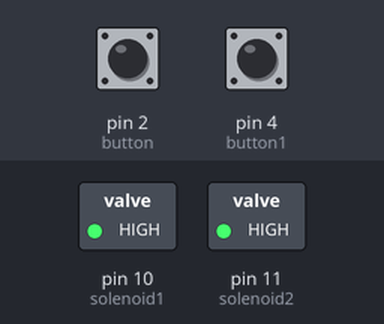
This sketch was run on a simulated Arduino Uno, built with avr-gcc and run on an emulated ATmega328P. On the bench: switched loads named in the sketch (green lamp = pin HIGH). Inputs (shaded band) come from the test bench; at power-on: pin 2 (button) LOW, pin 4 (button1) LOW.

Above: at 0.1 s.
Timing chart, 0 to 1.6 s (numbered marks = the images above):
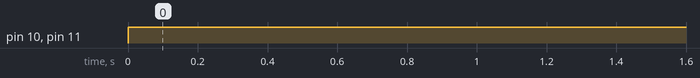

Measured:
- by itself, pin 10 (solenoid1), pin 11 (solenoid2): LOW → HIGH at 0.00 s

The sketch:

2g_dsm_shift_controller.ino
```cpp
//2button transmission controller
int button = 2;     // Gear 1
int button1 = 4;     // Gear 2
int solenoid1 = 10;
int solenoid2 = 11;
int pressCount = 1;
int count = 0;
int buttonstate1=0;
int buttonstate2=0;

void setup(){
  pinMode(solenoid1,OUTPUT);
  pinMode(solenoid2,OUTPUT);
  pinMode(button,INPUT);
  pinMode(button1,INPUT);
}

void loop(){
  buttonstate1 = digitalRead(button);
  buttonstate2 = digitalRead(button1);

  if (buttonstate1 == HIGH && pressCount < 4){
   pressCount=(count + 1);
  }
  if(buttonstate2 == HIGH && pressCount > 1){
   pressCount=(count - 1);
  }

  switch(pressCount){
    case 1: //FIRST GEAR ON-ON
      digitalWrite(solenoid1,HIGH);
      digitalWrite(solenoid2,HIGH);
      break;

    case 2:  //SECOND GEAR ON-OFF
      digitalWrite(solenoid1,HIGH);
      digitalWrite(solenoid2,LOW);
      break;

    case 3:  //THIRD GEAR OFF-OFF
      digitalWrite(solenoid1,LOW);
      digitalWrite(solenoid2,LOW);
      break;

    case 4:  //OVERDRIVE OFF-ON
      digitalWrite(solenoid1,LOW);
      digitalWrite(solenoid2,HIGH);
      break;
  }
}
```
